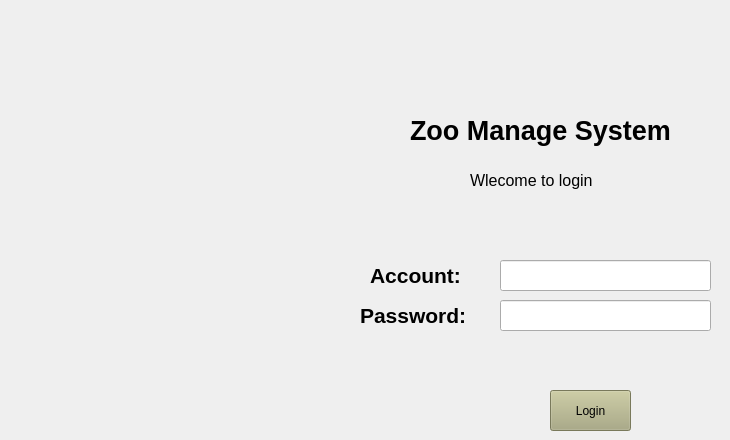
    <widget class="QWidget" name="login_page">
     <property name="styleSheet">
      <string notr="true">#login_page{background-image: url(:/photoFiles/11.jpg);}</string>
     </property>
     <widget class="QLabel" name="login_text_label1">
      <property name="geometry">
       <rect>
        <x>410</x>
        <y>80</y>
        <width>311</width>
        <height>101</height>
       </rect>
      </property>
      <property name="font">
       <font>
        <pointsize>20</pointsize>
        <weight>75</weight>
        <italic>false</italic>
        <bold>true</bold>
       </font>
      </property>
      <property name="text">
       <string>Zoo Manage System</string>
      </property>
     </widget>
     <widget class="QLabel" name="login_text_label2">
      <property name="geometry">
       <rect>
        <x>470</x>
        <y>160</y>
        <width>171</width>
        <height>41</height>
       </rect>
      </property>
      <property name="font">
       <font>
        <pointsize>12</pointsize>
       </font>
      </property>
      <property name="text">
       <string>Wlecome to login</string>
      </property>
     </widget>
     <widget class="QLabel" name="login_text_label3">
      <property name="geometry">
       <rect>
        <x>370</x>
        <y>250</y>
        <width>131</width>
        <height>51</height>
       </rect>
      </property>
      <property name="font">
       <font>
        <pointsize>16</pointsize>
        <weight>75</weight>
        <bold>true</bold>
       </font>
      </property>
      <property name="text">
       <string>Account:</string>
      </property>
     </widget>
     <widget class="QLineEdit" name="login_account_lineEdit">
      <property name="geometry">
       <rect>
        <x>500</x>
        <y>260</y>
        <width>211</width>
        <height>31</height>
       </rect>
      </property>
     </widget>
     <widget class="QLabel" name="login_text_label4">
      <property name="geometry">
       <rect>
        <x>360</x>
        <y>290</y>
        <width>131</width>
        <height>51</height>
       </rect>
      </property>
      <property name="font">
       <font>
        <pointsize>16</pointsize>
        <weight>75</weight>
        <bold>true</bold>
       </font>
      </property>
      <property name="text">
       <string>Password:</string>
      </property>
     </widget>
     <widget class="QLineEdit" name="login_password_lineEdit">
      <property name="geometry">
       <rect>
        <x>500</x>
        <y>300</y>
        <width>211</width>
        <height>31</height>
       </rect>
      </property>
     </widget>
     <widget class="QPushButton" name="login_login_pushButton">
      <property name="geometry">
       <rect>
        <x>550</x>
        <y>390</y>
        <width>81</width>
        <height>41</height>
       </rect>
      </property>
      <property name="styleSheet">
       <string notr="true">#login_login_pushButton{background-color: rgb(170, 170, 127);}</string>
      </property>
      <property name="text">
       <string>Login</string>
      </property>
     </widget>
    </widget>
